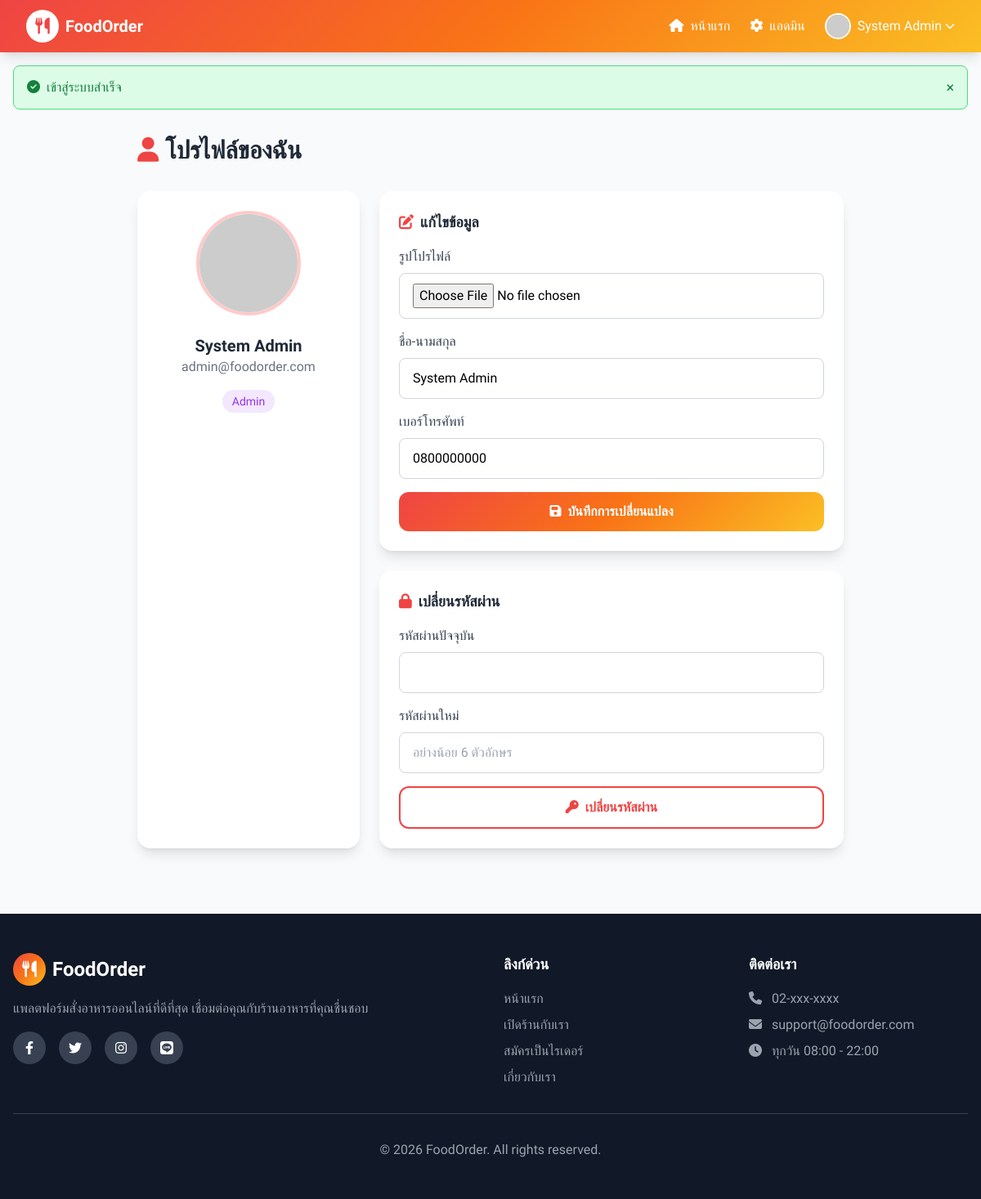
The app's page /profile.php (signed in) with its own data.
### tables this page shows
CREATE TABLE IF NOT EXISTS users (
    id INT PRIMARY KEY AUTO_INCREMENT,
    username VARCHAR(50) NOT NULL UNIQUE,
    email VARCHAR(100) NOT NULL UNIQUE,
    password VARCHAR(255) NOT NULL,
    full_name VARCHAR(100) NOT NULL,
    phone VARCHAR(20),
    address TEXT,
    role ENUM('customer', 'seller', 'rider', 'admin') DEFAULT 'customer',
    credit_balance DECIMAL(10,2) DEFAULT 0.00,
    avatar VARCHAR(255),
    status ENUM('active', 'inactive', 'banned') DEFAULT 'active',
    created_at TIMESTAMP DEFAULT CURRENT_TIMESTAMP,
    updated_at TIMESTAMP DEFAULT CURRENT_TIMESTAMP ON UPDATE CURRENT_TIMESTAMP
);

### database.php (called while the page is built, shortened)
<?php
function getFlash()
{
    if (isset($_SESSION['flash'])) {
        $flash = $_SESSION['flash'];
        return $flash;
    }
    return null;
}
function baseUrl($path = '')
{
    return SITE_URL . '/' . ltrim($path, '/');
}
?>

### auth.php (called while the page is built, shortened)
<?php
require_once __DIR__ . '/database.php';
function isLoggedIn() {
    return isset($_SESSION['user_id']);
}
function getCurrentUser() {
    $db = getDB();
    $stmt = $db->prepare("SELECT * FROM users WHERE id = ?");
    $stmt->execute([$_SESSION['user_id']]);
    return $stmt->fetch();
}
?>

### profile.php (the view, shortened to what this page needs)
<?php
require_once __DIR__ . '/config/auth.php';
require_once __DIR__ . '/includes/header.php';
?>
<div class="max-w-4xl mx-auto px-4 py-8">
    <h1 class="text-3xl font-bold text-gray-800 mb-8">
        <i class="fas fa-user mr-2 text-primary-500"></i>โปรไฟล์ของฉัน
    </h1>
    <div class="grid grid-cols-1 lg:grid-cols-3 gap-6">
        <div class="bg-white rounded-2xl shadow-lg p-6 text-center">
            <div class="relative inline-block mb-4">
                <img src="<?= $user['avatar'] ? baseUrl('uploads/' . $user['avatar']) : 'https://ui-avatars.com/api/?name=' . urlencode($user['full_name']) . '&background=random&size=128' ?>"
                     class="w-32 h-32 rounded-full mx-auto border-4 border-primary-200">
            </div>
            <h2 class="text-xl font-bold text-gray-800"><?= htmlspecialchars($user['full_name']) ?></h2>
            <p class="text-gray-500"><?= htmlspecialchars($user['email']) ?></p>
            <div class="mt-4 inline-flex items-center px-3 py-1 rounded-full text-sm font-medium
                <?= $user['role'] === 'customer' ? 'bg-blue-100 text-blue-600' :
                   ($user['role'] === 'seller' ? 'bg-green-100 text-green-600' :
                   ($user['role'] === 'rider' ? 'bg-orange-100 text-orange-600' : 'bg-purple-100 text-purple-600')) ?>">
                <?= ucfirst($user['role']) ?>
            </div>
        </div>
        <div class="lg:col-span-2 space-y-6">
            <div class="bg-white rounded-2xl shadow-lg p-6">
                <h3 class="font-bold text-lg text-gray-800 mb-4">
                    <i class="fas fa-edit mr-2 text-primary-500"></i>แก้ไขข้อมูล
                </h3>
                <form method="POST" enctype="multipart/form-data" class="space-y-4">
                    <div>
                        <label class="block text-gray-700 font-medium mb-2">รูปโปรไฟล์</label>
                        <input type="file" name="avatar" accept="image/*"
                               class="w-full px-4 py-3 border border-gray-300 rounded-lg">
                    </div>
                    <div>
                        <label class="block text-gray-700 font-medium mb-2">ชื่อ-นามสกุล</label>
                        <input type="text" name="full_name" value="<?= htmlspecialchars($user['full_name']) ?>"
                               class="w-full px-4 py-3 border border-gray-300 rounded-lg focus:ring-2 focus:ring-primary-500">
                    </div>
                    <div>
                        <label class="block text-gray-700 font-medium mb-2">เบอร์โทรศัพท์</label>
                        <input type="tel" name="phone" value="<?= htmlspecialchars($user['phone'] ?? '') ?>"
                               class="w-full px-4 py-3 border border-gray-300 rounded-lg focus:ring-2 focus:ring-primary-500">
                    </div>
                    <button type="submit" class="w-full gradient-bg text-white py-3 rounded-xl font-semibold hover:opacity-90 transition">
                        <i class="fas fa-save mr-2"></i>บันทึกการเปลี่ยนแปลง
                    </button>
                </form>
            </div>
            <div class="bg-white rounded-2xl shadow-lg p-6">
                <h3 class="font-bold text-lg text-gray-800 mb-4">
                    <i class="fas fa-lock mr-2 text-primary-500"></i>เปลี่ยนรหัสผ่าน
                </h3>
                <form method="POST" class="space-y-4">
                    <div>
                        <label class="block text-gray-700 font-medium mb-2">รหัสผ่านปัจจุบัน</label>
                        <input type="password" name="current_password"
                               class="w-full px-4 py-3 border border-gray-300 rounded-lg focus:ring-2 focus:ring-primary-500">
                    </div>
                    <div>
                        <label class="block text-gray-700 font-medium mb-2">รหัสผ่านใหม่</label>
                        <input type="password" name="new_password"
                               class="w-full px-4 py-3 border border-gray-300 rounded-lg focus:ring-2 focus:ring-primary-500"
                               placeholder="อย่างน้อย 6 ตัวอักษร">
                    </div>
                    <button type="submit" class="w-full py-3 border-2 border-primary-500 text-primary-500 rounded-xl font-semibold hover:bg-primary-50 transition">
                        <i class="fas fa-key mr-2"></i>เปลี่ยนรหัสผ่าน
                    </button>
                </form>
            </div>
        </div>
    </div>
</div>
<?php require_once __DIR__ . '/includes/footer.php'; ?>

### header.php (shortened to what this page needs)
<?php require_once __DIR__ . '/../config/auth.php'; ?>
<!DOCTYPE html>
<html lang="th">
<head>
    <script src="https://cdn.tailwindcss.com"></script>
    <link rel="stylesheet" href="https://cdnjs.cloudflare.com/ajax/libs/font-awesome/6.4.0/css/all.min.css">
</head>
<body class="bg-gray-50 font-prompt min-h-screen">
    <nav class="gradient-bg shadow-lg sticky top-0 z-50">
        <div class="max-w-7xl mx-auto px-4 sm:px-6 lg:px-8">
            <div class="flex justify-between items-center h-16">
                <a href="<?= baseUrl() ?>" class="flex items-center space-x-2">
                    <div class="w-10 h-10 bg-white rounded-full flex items-center justify-center">
                        <i class="fas fa-utensils text-primary-500 text-xl"></i>
                    </div>
                    <span class="text-white font-bold text-xl"><?= SITE_NAME ?></span>
                </a>
                <div class="hidden md:flex items-center space-x-6">
                    <a href="<?= baseUrl() ?>" class="text-white hover:text-accent-200 transition">
                        <i class="fas fa-home mr-1"></i> หน้าแรก
                    </a>
                    <?php if (isLoggedIn()): ?>
                        <?php $user = getCurrentUser(); ?>
                        <?php if ($user['role'] === 'customer'): ?>
                            <a href="<?= baseUrl('cart.php') ?>" class="text-white hover:text-accent-200 transition relative">
                                <i class="fas fa-shopping-cart mr-1"></i> ตะกร้า
                                <span id="cart-count" class="absolute -top-2 -right-2 bg-accent-400 text-white text-xs rounded-full w-5 h-5 flex items-center justify-center">0</span>
                            </a>
                            <a href="<?= baseUrl('orders.php') ?>" class="text-white hover:text-accent-200 transition">
                                <i class="fas fa-receipt mr-1"></i> ออเดอร์
                            </a>
                            <a href="<?= baseUrl('topup.php') ?>" class="text-white hover:text-accent-200 transition">
                                <i class="fas fa-wallet mr-1"></i> <?= formatMoney($user['credit_balance']) ?>
                            </a>
                        <?php elseif ($user['role'] === 'seller'): ?>
                            <a href="<?= baseUrl('seller/dashboard.php') ?>" class="text-white hover:text-accent-200 transition">
                                <i class="fas fa-store mr-1"></i> จัดการร้าน
                            </a>
                        <?php elseif ($user['role'] === 'rider'): ?>
                            <a href="<?= baseUrl('rider/dashboard.php') ?>" class="text-white hover:text-accent-200 transition">
                                <i class="fas fa-motorcycle mr-1"></i> งานส่ง
                            </a>
                        <?php elseif ($user['role'] === 'admin'): ?>
                            <a href="<?= baseUrl('admin/dashboard.php') ?>" class="text-white hover:text-accent-200 transition">
                                <i class="fas fa-cog mr-1"></i> แอดมิน
                            </a>
                        <?php endif; ?>
                        <div class="relative group">
                            <button class="flex items-center text-white hover:text-accent-200 transition">
                                <img src="<?= $user['avatar'] ? baseUrl('uploads/' . $user['avatar']) : 'https://ui-avatars.com/api/?name=' . urlencode($user['full_name']) . '&background=random' ?>"
                                     class="w-8 h-8 rounded-full mr-2 border-2 border-white">
                                <?= htmlspecialchars($user['full_name']) ?>
                                <i class="fas fa-chevron-down ml-1 text-xs"></i>
                            </button>
                        </div>
                    <?php endif; ?>
                </div>
            </div>
        </div>
    </nav>
    <?php $flash = getFlash(); ?>
    <?php if ($flash): ?>
        <div class="max-w-7xl mx-auto px-4 mt-4">
            <div class="<?= $flash['type'] === 'success' ? 'bg-green-100 border-green-400 text-green-700' : 'bg-red-100 border-red-400 text-red-700' ?> px-4 py-3 rounded-lg border flex items-center justify-between">
                <span><i class="fas <?= $flash['type'] === 'success' ? 'fa-check-circle' : 'fa-exclamation-circle' ?> mr-2"></i><?= $flash['message'] ?></span>
                <button onclick="this.parentElement.remove()" class="text-lg">&times;</button>
            </div>
        </div>
    <?php endif; ?>
    <main>

### header.php (style rules this page uses)
body { font-family: 'Prompt', sans-serif; }
.gradient-bg { background: linear-gradient(135deg, #ef4444 0%, #f97316 50%, #fbbf24 100%); }

### records on screen
users: full_name "System Admin", email "admin@foodorder.com", role "Admin", phone "0800000000"

### other values on screen
SITE_NAME "FoodOrder"
$flash['message'] "เข้าสู่ระบบสำเร็จ"
